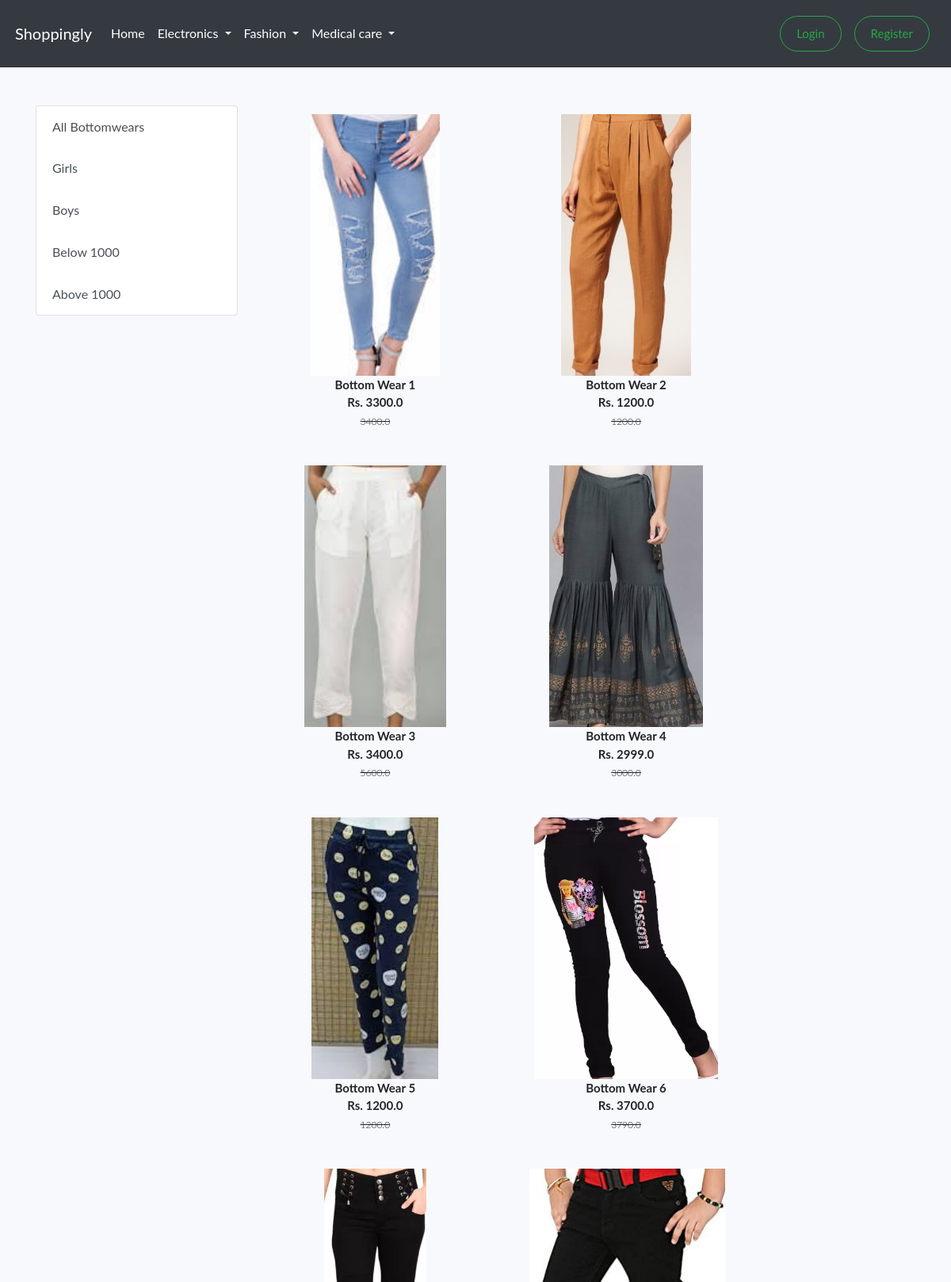
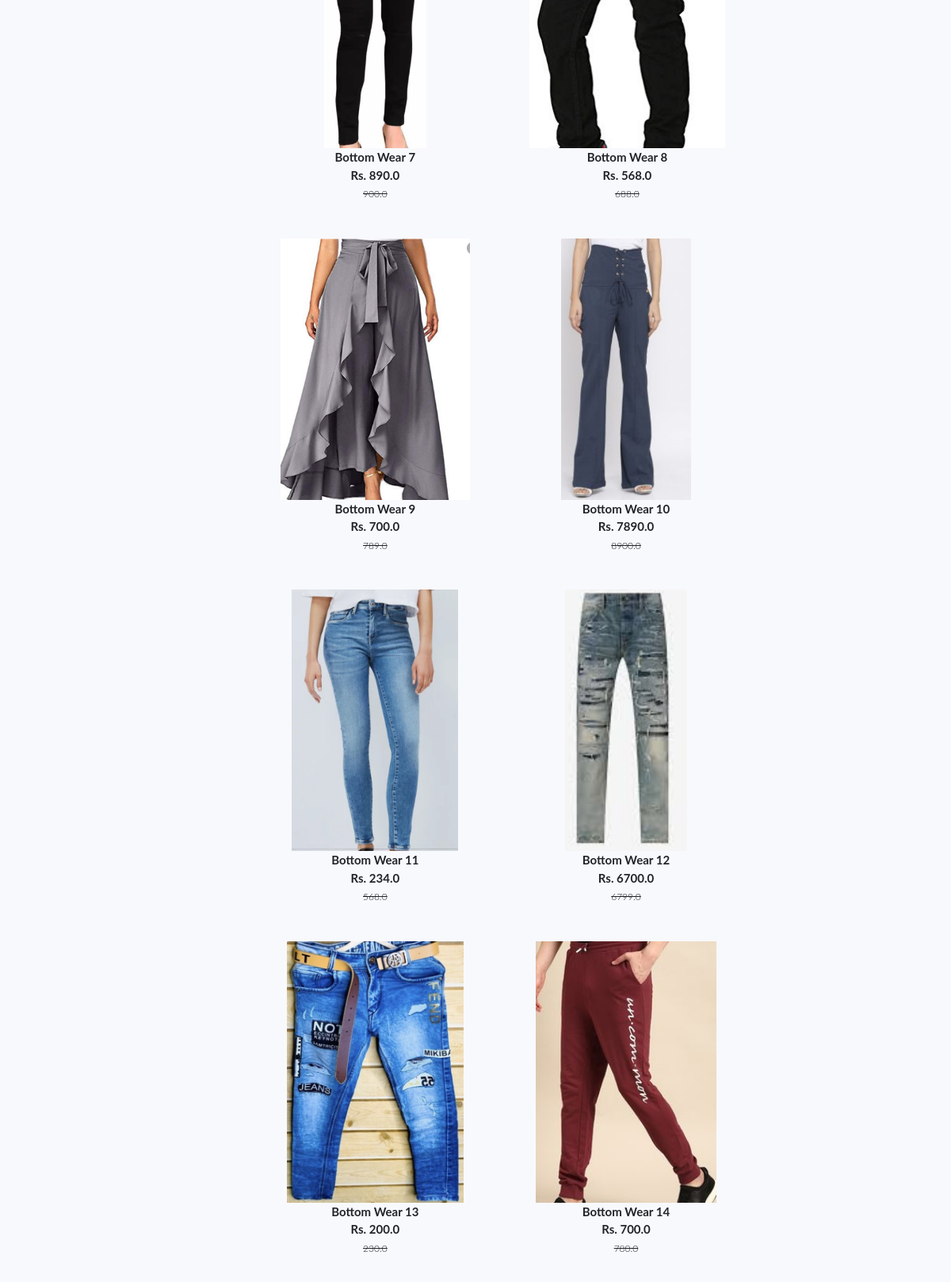
/bottom (upper part), run on the app's committed database (2 pictures, top to bottom).
### app/models.py (models this page shows, shortened)
class Product(models.Model):
	title = models.CharField(max_length=200)
	selling_price = models.FloatField()
	discounted_price = models.FloatField()
	description = models.TextField()
	brand = models.CharField(max_length=100)
	category = models.CharField(choices=CATEGORY_CHOICES, max_length=3)
	product_image = models.FileField(upload_to='product_img')

### app/views.py (the view)
# urls.py: path('bottom', views.bottom, name="bottom"),
def bottom(request, data=None):
	totalitem = 0
	if(data == None):
		bottoms = Product.objects.filter(category = "BW")
	elif(data == 'Girls' or data == 'Boys'):
		bottoms = Product.objects.filter(category = "BW").filter(brand=data)
	elif(data == "below"):
		bottoms = Product.objects.filter(category = "BW").filter(discounted_price__lt = 1000)
	elif(data == "above"):
		bottoms = Product.objects.filter(category = "BW").filter(discounted_price__gt = 1000)
	if request.user.is_authenticated:
		totalitem = len(Cart.objects.filter(user=request.user))
	return render(request, 'bottom.html', {'bottoms':bottoms, 'totalitem':totalitem})

### app/templates/bottom.html (shortened to what this page needs)
{% extends 'base.html' %}
{% load static %}
{% block content %}
<div class="container my-5">
 <div class="row">
  <div class="col-sm-3">
   <div class="list-group">
	   <a href="{% url 'bottom' %}" class="list-group-item list-group-item-action" aria-current="true"> All Bottomwears
	   </a>
	   <a href="{% url 'bottomdata' 'Girls' %}" class="list-group-item list-group-item-action" aria-current="true"> Girls
	   </a>
	   <a href="{% url 'bottomdata' 'Boys' %}" class="list-group-item list-group-item-action" aria-current="true"> Boys
	   </a>
	   	   <a href="{% url 'bottomdata' 'below' %}" class="list-group-item list-group-item-action" aria-current="true"> Below 1000
	   </a>
	   	   <a href="{% url 'bottomdata' 'above' %}" class="list-group-item list-group-item-action" aria-current="true"> Above 1000
	   </a>
   </div>
  </div>
  <div class="col-sm-8">
<div class="row">
	 {% for b in bottoms %}
<div class="col-sm-5 text-center mb-4">
	<a href="{% url 'productdetail' b.id %}" class="btn">
		<div class="item">
			<img src="{{b.product_image.url}}" alt="" height="330" class="">
			<div class="fw-bold">
				{{b.title}}
			</div>
			<div class="fw-bold">
				Rs. {{b.discounted_price}}
			</div>
			<small class="fw-light text-decoration-line-through">
				{{b.selling_price}}
			</small>
		</div>
	</a>
</div>
	 {% endfor %}
</div>
  </div>
 </div>
</div>
{% endblock content %}

### data on the page
Product: product_image (picture), title "Bottom Wear 1", discounted_price "3300.0", selling_price "3400.0"
Product: product_image (picture), title "Bottom Wear 2", discounted_price "1200.0", selling_price "1200.0"
Product: product_image (picture), title "Bottom Wear 3", discounted_price "3400.0", selling_price "5600.0"
Product: product_image (picture), title "Bottom Wear 4", discounted_price "2999.0", selling_price "3000.0"
Product: product_image (picture), title "Bottom Wear 5", discounted_price "1200.0", selling_price "1200.0"
Product: product_image (picture), title "Bottom Wear 6", discounted_price "3700.0", selling_price "3790.0"
Product: product_image (picture), title "Bottom Wear 7", discounted_price "890.0", selling_price "900.0"
Product: product_image (picture), title "Bottom Wear 8", discounted_price "568.0", selling_price "688.0"
Product: product_image (picture), title "Bottom Wear 9", discounted_price "700.0", selling_price "789.0"
Product: product_image (picture), title "Bottom Wear 10", discounted_price "7890.0", selling_price "8900.0"
Product: product_image (picture), title "Bottom Wear 11", discounted_price "234.0", selling_price "568.0"
Product: product_image (picture), title "Bottom Wear 12", discounted_price "6700.0", selling_price "6799.0"
Product: product_image (picture), title "Bottom Wear 13", discounted_price "200.0", selling_price "230.0"
Product: product_image (picture), title "Bottom Wear 14", discounted_price "700.0", selling_price "780.0"
